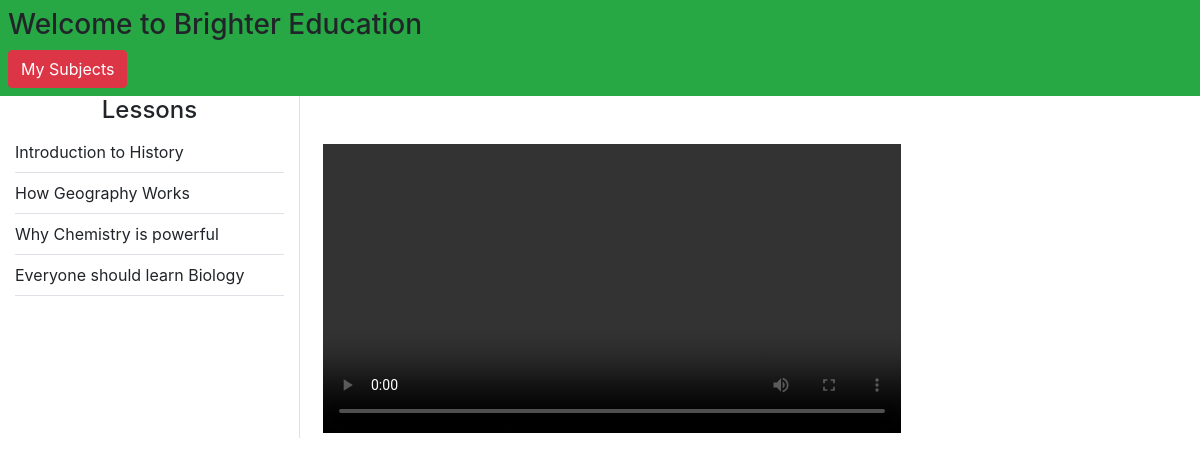
The page /ELearning/Student/watchcourse.php?course_id=10 (signed in) on the database its author committed.
### tables this page shows
CREATE TABLE `lesson` (
  `lesson_id` int(11) NOT NULL,
  `lesson_name` text NOT NULL,
  `lesson_desc` text NOT NULL,
  `lesson_link` text NOT NULL,
  `course_id` int(11) NOT NULL,
  `course_name` text NOT NULL
);

### ELearning/Student/watchcourse.php (the view, shortened to what this page needs)
<?php
include('../dbConnection.php');
?>
<!DOCTYPE html>
<html lang="en">
<head>
 <link rel="stylesheet" href="../css/bootstrap.min.css">
 <link rel="stylesheet" href="../css/all.min.css">
 <link rel="stylesheet" href="../css/stustyle.css">
</head>
<body>
   <div class="container-fluid bg-success p-2" >
    <h3>Welcome to Brighter Education</h3>
    <a class="btn btn-danger" href="./myCourse.php">My Subjects</a>
   </div>
   <div class="container-fluid">
    <div class="row">
     <div class="col-sm-3 border-right">
       <h4 class="text-center">Lessons</h4>
       <ul id="playlist" class="nav flex-column">
          <?php
             if(isset($_GET['course_id'])){
              $course_id = $_GET['course_id'];
              $sql = "SELECT * FROM lesson WHERE course_id = '$course_id'";
              $result = $conn->query($sql);
              if($result->num_rows > 0){
               while($row = $result->fetch_assoc()){
                echo '<li class="nav-item border-bottom py-2" movieurl='.$row['lesson_link'].' style="cursor: pointer;">'. $row['lesson_name'] .'</li>';
               }
              }
             }
          ?>
       </ul>
     </div>
     <div class="col-sm-8">
        <video id="videoarea" src="" class="mt-5 w-75 ml-2" controls>
        </video>
     </div>
    </div>
   </div>
</body>
</html>

### rows shown on the page
lesson: lesson_name "Introduction to History"
lesson: lesson_name "How Geography Works"
lesson: lesson_name "Why Chemistry is powerful"
lesson: lesson_name "Everyone should learn Biology"
